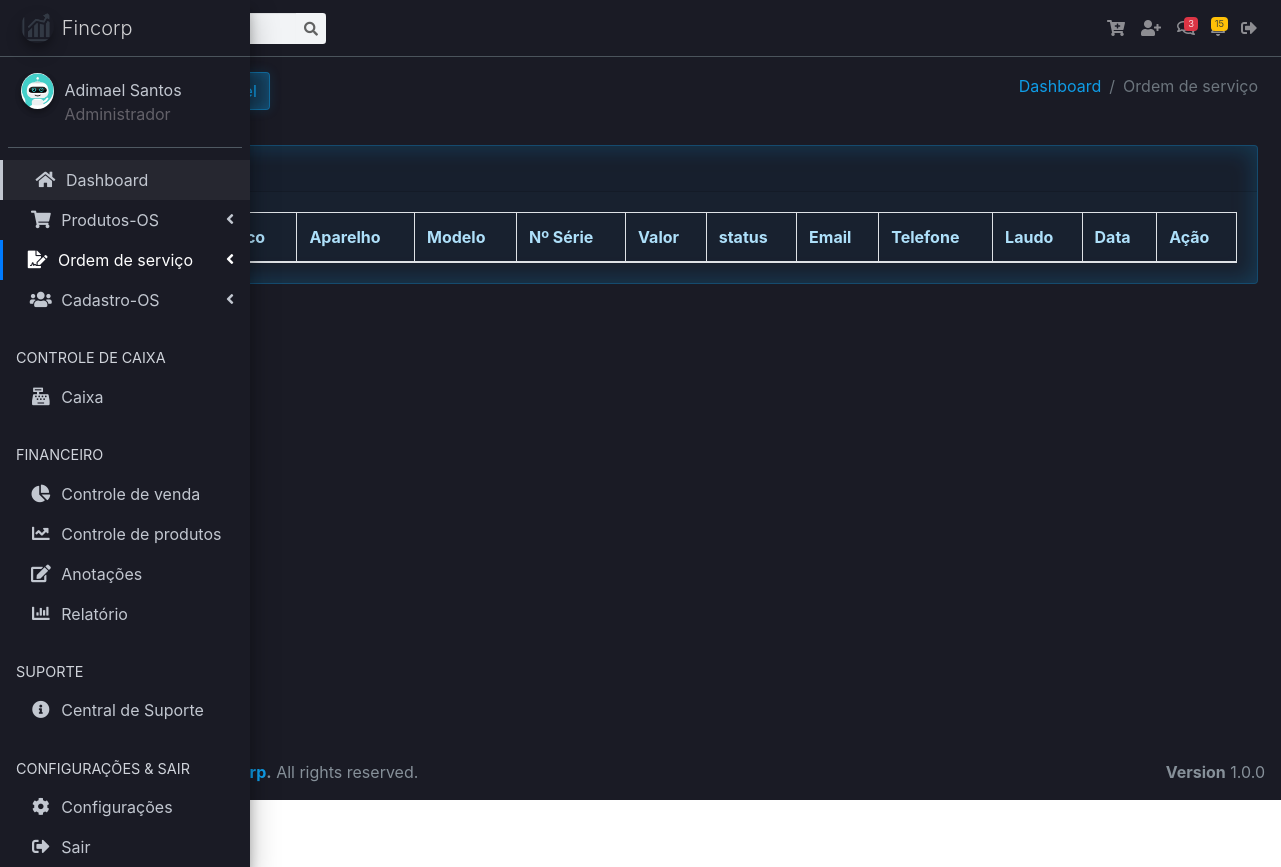
Before: /vv/orderservices.php (signed in) with the older database file.
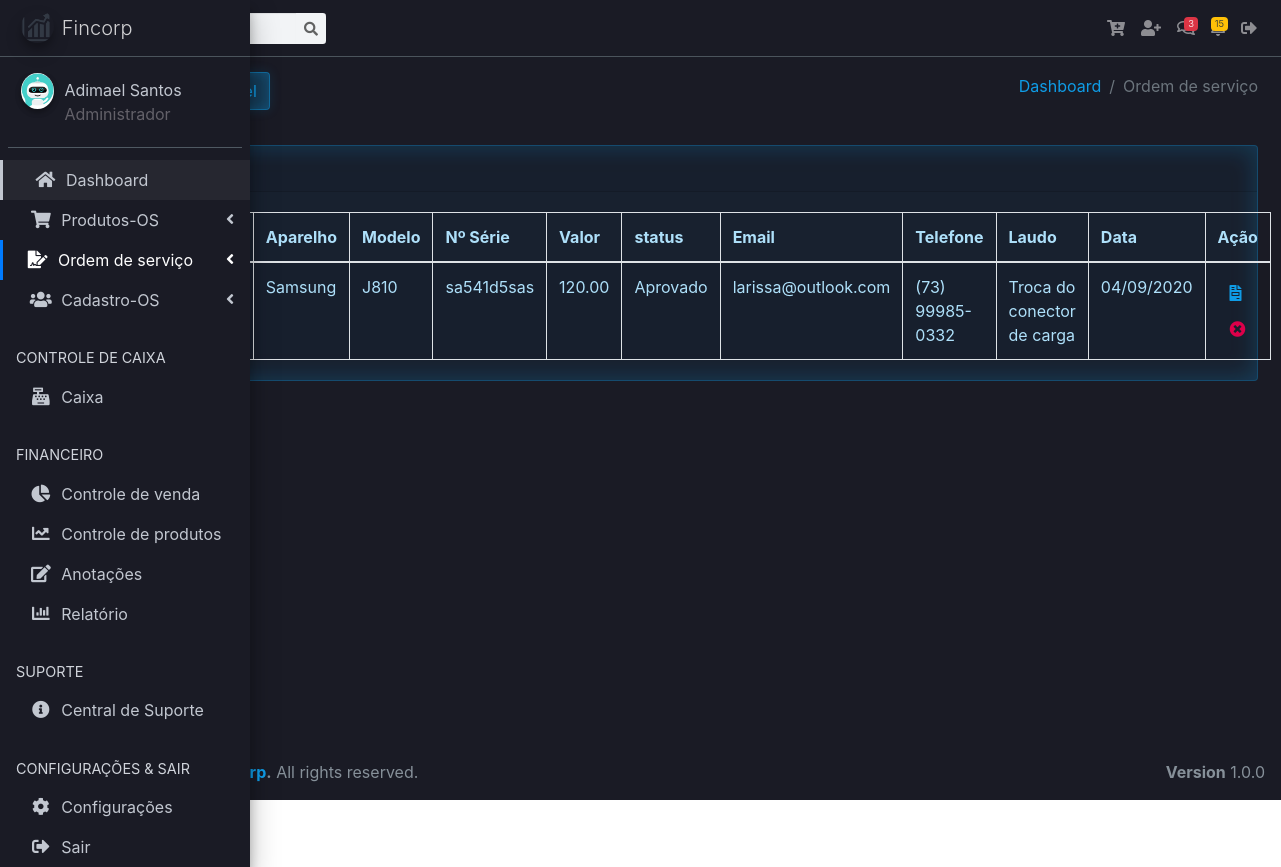
After: the same page with the newer database file.
### tables this page shows
CREATE TABLE `tb_orcamentos` (
  `id` int(11) NOT NULL,
  `id_user` int(11) NOT NULL,
  `id_cliente` int(11) NOT NULL,
  `tecnico` varchar(32) NOT NULL,
  `aparelho` varchar(32) NOT NULL,
  `serie` varchar(30) DEFAULT NULL,
  `modelo` varchar(32) NOT NULL,
  `defeito` varchar(255) NOT NULL,
  `laudo` varchar(255) DEFAULT NULL,
  `obs` varchar(255) DEFAULT NULL,
  `valor_servico` decimal(10,2) DEFAULT NULL,
  `peca1` varchar(32) DEFAULT NULL,
  `valor_peca1` decimal(10,2) DEFAULT NULL,
  `peca2` varchar(32) DEFAULT NULL,
  `valor_peca2` decimal(10,2) DEFAULT NULL,
  `desconto` varchar(11) DEFAULT NULL,
  `valor_total` decimal(10,2) DEFAULT NULL,
  `pagamento` varchar(32) DEFAULT NULL,
  `data_abertura` date NOT NULL,
  `status` varchar(32) NOT NULL,
  `data_aprovacao` date DEFAULT NULL
);

CREATE TABLE `tb_clientes` (
  `id_cliente` int(11) NOT NULL,
  `id_user` int(11) NOT NULL,
  `nome` varchar(32) NOT NULL,
  `cpf` varchar(20) NOT NULL,
  `endereco` varchar(128) NOT NULL,
  `cidade` varchar(45) NOT NULL,
  `estado` varchar(20) NOT NULL,
  `cep` varchar(20) NOT NULL,
  `telefone` varchar(45) NOT NULL,
  `email` varchar(100) DEFAULT NULL,
  `dt_registro` timestamp NOT NULL DEFAULT current_timestamp()
);

### vv/orderservices.php (the view, shortened to what the changed rows need)
<?php
require_once("header.php");
?>
<body class="hold-transition sidebar-mini">
<div class="wrapper">
  <div class="content-wrapper">
<section class="content">
<div class="container-fluid">
<div class="row">
<div class="col-12">
<div class="card">
<div class="card-body">
<?php
if(isset($_GET['buttonPesquisar']) and $_GET['txtpesquisar'] != ''){
    $nome = $_GET['txtpesquisar'] . '%';
    $query = "select * from tb_clientes where id_user = $_SESSION[id_user]  order by nome asc";
}else if(isset($_GET['buttonPesquisarCPF']) and $_GET['txtpesquisarcpf'] != ''){
    $nome = $_GET['txtpesquisarcpf'];
    $query = "select * from tb_clientes where cpf = '$nome'  order by nome asc";
}
else{
  $query = "select tb_orcamentos.*, tb_clientes.* from tb_orcamentos join tb_clientes where tb_orcamentos.id_cliente = tb_clientes.id_cliente AND status = 'Aprovado' order by nome ASC";
}
    $result = mysqli_query($conn, $query);
    $row = mysqli_num_rows($result);
if($row == ''){
    echo "<h3> Não existem dados cadastrados no banco </h3>";
}else{
?>
<table id="example1" class="table table-bordered table-striped">
  <thead>
  <tr>
    <th>id</th>
    <th>Cliente</th>
    <th>Técnico</th>
    <th>Aparelho</th>
    <th>Modelo</th>
    <th>Nº Série</th>
    <th>Valor</th>
    <th>status</th>
    <th>Email</th>
    <th>Telefone</th>
    <th>Laudo</th>
    <th>Data</th>
    <th>Ação</th>
  </tr>
  </thead>
  <tbody>
  <?php
    while($res_1 = mysqli_fetch_array($result)){
        $id = $res_1["id"];
        $cliente = $res_1["nome"];
        $tecnico = $res_1["tecnico"];
        $aparelho = $res_1["aparelho"];
        $modelo = $res_1["modelo"];
        $serie = $res_1["serie"];
        $valor_total = $res_1["valor_total"];
        $status = $res_1["status"];
        $email = $res_1["email"];
        $telefone = $res_1["telefone"];
        $laudo = $res_1["laudo"];
        $data_aprovacao = $res_1["data_aprovacao"];
        $data_aprovacao2 = implode('/', array_reverse(explode('-', $data_aprovacao)));
    ?>
  <tr>
    <td><?php echo $id; ?></td>
    <td><?php echo $cliente; ?></td>
    <td><?php echo $tecnico; ?></td>
    <td><?php echo $aparelho; ?></td>
    <td><?php echo $modelo; ?></td>
    <td><?php echo $serie; ?></td>
    <td><?php echo $valor_total; ?></td>
    <td><?php echo $status; ?></td>
    <td><?php echo $email; ?></td>
    <td><?php echo $telefone; ?></td>
    <td><?php echo $laudo; ?></td>
    <td><?php echo $data_aprovacao2; ?></td>
    <td><div class="widget-content-right">
    <a href="../rel/rel_orcamentos_class.php?id=<?php echo $id; ?>" target="_blank"><button class="border-0 btn-transition btn btn-outline-info" data-toggle="modal"
    data-target=".bd-example-modal-lg-editar"><i class="fa fa-file-invoice"></i>
    </button></a>
    <a href="orderservices.php?func=deleta&id=<?php echo $id; ?>"><button class="border-0 btn-transition btn btn-outline-danger">
    <i class="fa fa-times-circle"></i>
    </button></a>
    </div></td>
  </tr>
  <?php
        }
    ?>
  </tbody>
</table>
<?php
        }
    ?>
</div>
</div>
</div>
</div>
</div>
</section>
</div>
</div>
</body>
</html>

Changed rows visible on the page:
now on this page (row edited): tb_orcamentos: aparelho "Samsung", modelo "J810", serie "sa541d5sas", valor_total "120.00", status "Aprovado", id_cliente.email "larissa@outlook.com", id_cliente.telefone "(73) 99985-0332", laudo "Troca do conector de carga", data_aprovacao "04/09/2020"
